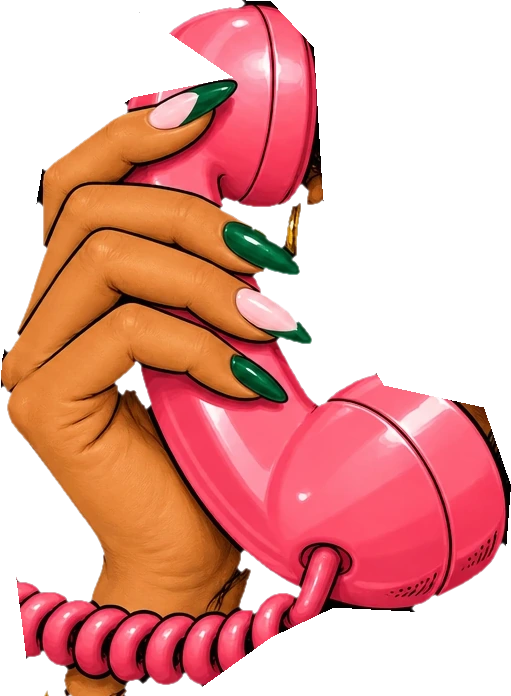
#> input picture theme-build/src/assets/st-hd-green-flag-hand.webp, 511 x 696 px; its folder holds only this picture in this run
$ python art_inventory.py
#> lines starting #> are read from the running program, lines starting #| are printed output that depends on the picture
"""Read-only inventory of approved art for desktop chapter candidates: size, alpha, which image edges carry an
opaque cut (bleed) vs a natural/feathered silhouette, feathered-edge detection, landing usage."""
import glob, json, os, re
import numpy as np
from PIL import Image

ROOT = r"C:\Users\SSTS\Desktop\Riya"
SRC = os.path.join(ROOT, "theme-build", "src")
LANDING_FILES = ["sections/st-hero.liquid", "sections/st-gallery.liquid", "sections/st-teaser.liquid", "snippets/st-landing-map.liquid",
                 "snippets/st-motion-map.liquid", "snippets/st-peek-map.liquid", "sections/st-chapter.liquid"]


def landing_refs():
    txt = ""
    for f in LANDING_FILES:
        p = os.path.join(SRC, f)
        if os.path.exists(p):
            txt += open(p, encoding="utf-8").read()
    return txt


def edges(path):
    im = Image.open(path)
#> im is the input picture: PIL image 511x696 RGBA; mean R, G, B, A 115.7, 53.7, 45.5, 136.2
    a = np.array(im.convert("RGBA"))
    al = a[..., 3]
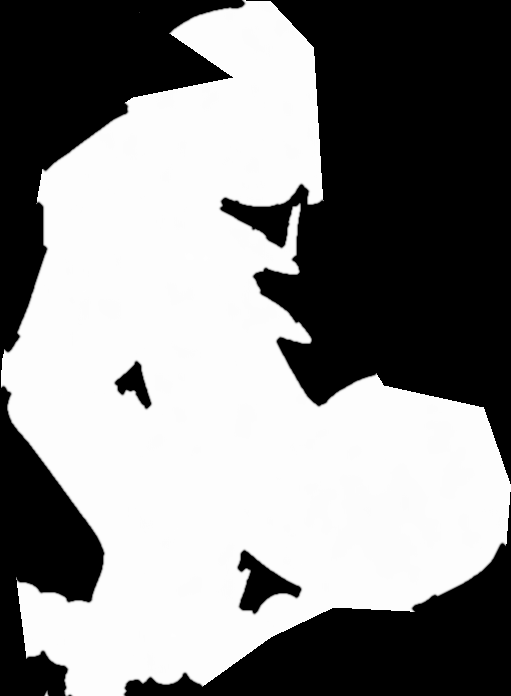
#> al: shape (696, 511); min 0, max 254, mean 136.2
    has_alpha = bool((al < 250).mean() > 0.01)
#> has_alpha = True
    out = {"px": list(im.size), "kb": round(os.path.getsize(path) / 1000), "alpha": has_alpha}
#> out = {'px': [511, 696], 'kb': 59, 'alpha': True}
    if not has_alpha:
        out["edges"] = "opaque rectangle"
        return out
    H, W = al.shape
#> H = 696; W = 511
    res = {}
    for name, line, inner in (("top", al[0], al[6]), ("bottom", al[-1], al[-7]), ("left", al[:, 0], al[:, 6]), ("right", al[:, -1], al[:, -7])):
        solid = (line >= 200).mean()
        soft = ((line > 8) & (line < 200)).mean()
        inner_solid = (inner >= 200).mean()
        if solid > 0.05:
            res[name] = f"hard cut {solid*100:.0f}%"
        elif soft > 0.05 or (inner_solid > 0.05 and (line > 8).mean() > 0.02):
            res[name] = f"feathered {max(soft, (line > 8).mean())*100:.0f}%"
#> this loop made 4 passes
#> (name, solid, soft, inner_solid) on passes 1 to 4: ('top', 0.00587, 0.00391, 0.0646), ('bottom', 0.108, 0.0215, 0.115), ('left', 0, 0.00144, 0.0517), ('right', 0.0115, 0, 0.111)
#> after the loop, res = {'bottom': 'hard cut 11%'}
    out["edges"] = res or "free silhouette (all sides)"
    return out


def main():
    refs = landing_refs()
    rows = []
    for p in sorted(glob.glob(os.path.join(SRC, "assets", "st-*.webp")) + glob.glob(os.path.join(SRC, "assets", "st-*.png"))):
        n = os.path.basename(p)
        if re.match(r"st-hd-pack-.*-(240|360|480|720)\.webp", n) or n.startswith("st-hd-tone"):
            continue
        e = edges(p)
#> e = 4 items
        e["name"] = n
        e["on_landing"] = n in refs or (n.startswith("st-hd-pack-") and False)
        rows.append(e)
    extra = []
    for p in (glob.glob(os.path.join(ROOT, "artwork", "hd", "props", "brainwave-pen-hand.webp")) +
              glob.glob(os.path.join(ROOT, "artwork", "shop", "web", "lifestyle-*.webp")) +
              glob.glob(os.path.join(ROOT, "artwork", "chapters", "web", "*-fade.webp")) +
              glob.glob(os.path.join(ROOT, "artwork", "hd", "photos", "*.web.webp"))):
        e = edges(p); e["name"] = os.path.relpath(p, ROOT).replace("\\", "/"); e["on_landing"] = False; extra.append(e)
#> call 2 of edges, with path = 'artwork/hd/props/brainwave-pen-hand.webp'
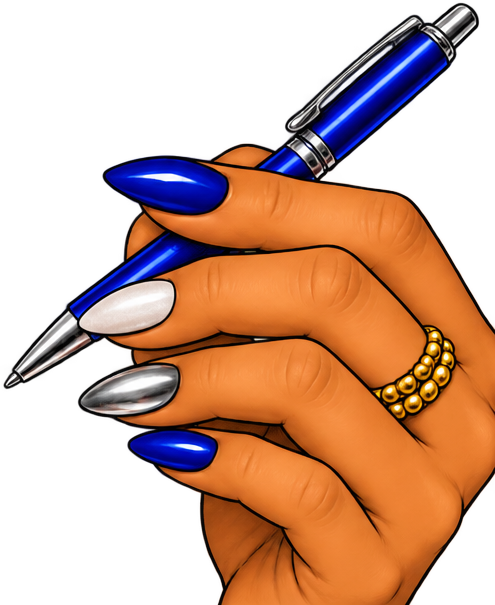
#> input picture artwork/hd/props/brainwave-pen-hand.webp, 495 x 605 px
#> in edges, im is the input picture: PIL image 495x605 RGBA; mean R, G, B, A 110, 68, 47.8, 133.6
#> in edges (call 2), `al = a[..., 3]`:
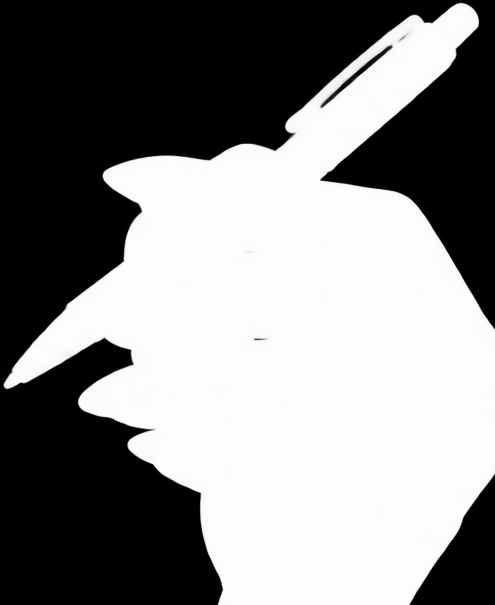
#> al: shape (605, 495); min 0, max 254, mean 133.6
#> in edges (call 2), `out = {"px": list(im.size), "kb": round(os.path.getsize(path) / 1000),..`: out = {'px': [495, 605], 'kb': 200, 'alpha': True}
#> the loop in edges (call 2), `for name, line, inner in (("top", al[0], al[6]), ("bottom", al[-1], al..` made 4 passes
#> (name, solid, soft, inner_solid) on passes 1 to 4: ('top', 0, 0, 0.0343), ('bottom', 0.386, 0.00606, 0.39), ('left', 0, 0, 0.0132), ('right', 0.238, 0.0132, 0.266)
#> after the loop in edges (call 2), `for name, line, inner in (("top", al[0], al[6]), ("bottom", al[-1], al..`: res = {'bottom': 'hard cut 39%', 'right': 'hard cut 24%'}
    json.dump({"theme": rows, "artwork_only": extra}, open(os.path.join(ROOT, "qa", "desktop", "owner-v12", "art-inventory.json"), "w"), indent=1)
    for r in rows + extra:
        print(f"{r['name']:48s} {str(r['px']):12s} {r['kb']:>4}KB alpha={str(r['alpha'])[0]} landing={str(r['on_landing'])[0]} {r['edges']}")
#> this loop made 2 passes
#| st-hd-green-flag-hand.webp                       [511, 696]     59KB alpha=T landing=F {'bottom': 'hard cut 11%'}
#| ../../hd/props/brainwave-pen-hand.webp           [495, 605]    200KB alpha=T landing=F {'bottom': 'hard cut 39%', 'right': 'hard cut 24%'}


if __name__ == "__main__":
    main()
